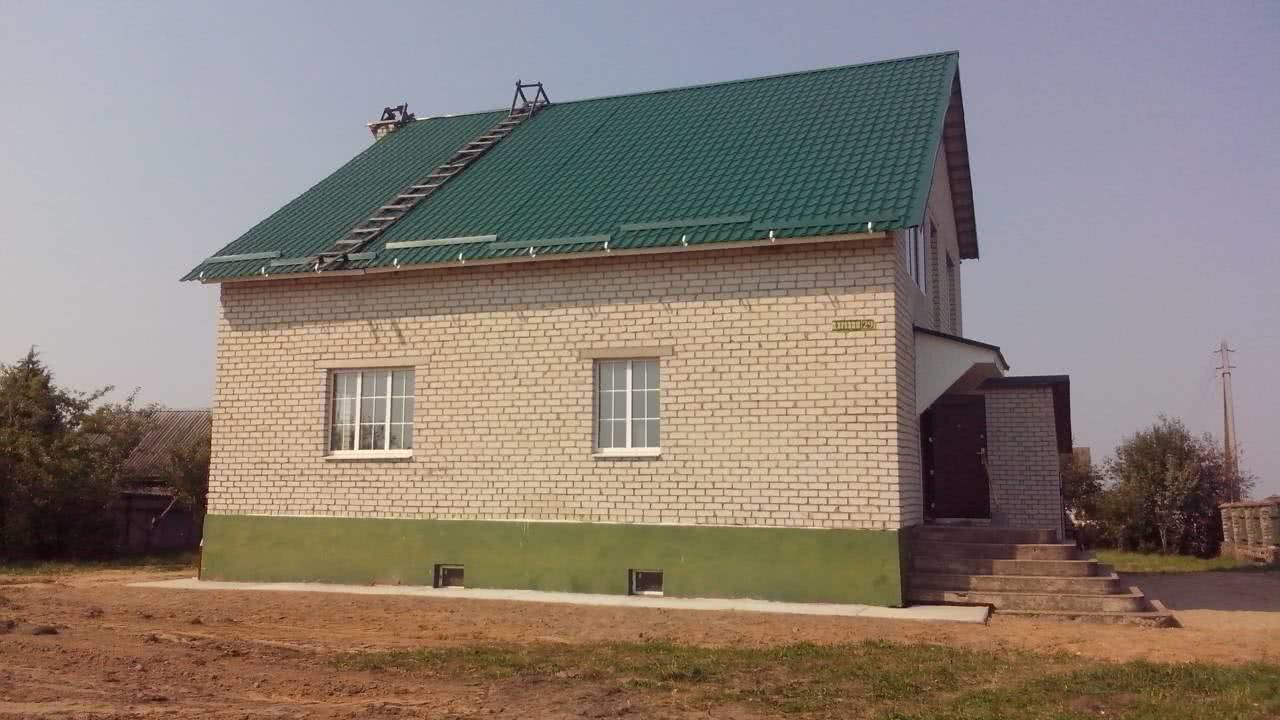
#> input picture data/images/test1/9.jpg, 1280 x 720 px
$ jupyter execute hough-transform.ipynb
#> lines starting #> are read from the running program, lines starting #| are printed output that depends on the picture; after the words box and inside, x2 and y2 are one past the last pixel; in counts of white or black regions, pixels touching at a corner belong together; long printed decimals are rounded
[cell 1]
import numpy as np
import cv2
import math
from scipy import ndimage
from skimage import io

img_before = cv2.imread('./data/images/test1/9.jpg')
#> img_before is the input picture: shape (720, 1280, 3); mean B, G, R 116.6, 125.6, 137.8
# img_before = img_before[66:213, 194:360]

img_before = img_before[45:280, 150:450]
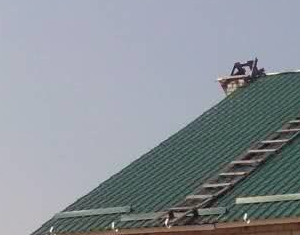
#> img_before: shape (235, 300, 3); mean B, G, R 152, 145.1, 138.8

io.imshow(img_before)

img_gray = cv2.cvtColor(img_before, cv2.COLOR_BGR2GRAY)
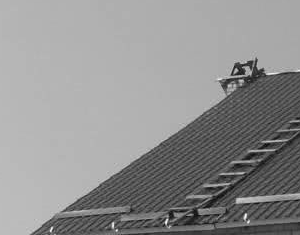
#> img_gray: shape (235, 300); min 2, max 248, mean 144
img_edges = cv2.Canny(img_gray, 100, 100, apertureSize=3)
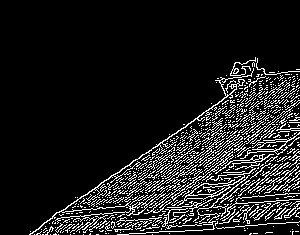
#> img_edges: shape (235, 300); 11.5% white in thin lines or dots, all inside (x1, y1, x2, y2) = (29, 57, 300, 235)
lines = cv2.HoughLinesP(img_edges, 1, math.pi / 180.0, 100, minLineLength=100, maxLineGap=5)
#> lines = [[61, 211, 172, 134], [115, 174, 250, 80], [89, 209, 214, 121], [118, 202, 230, 121], [152, 197, 296, 89], [96, 206, 243, 103], [89, 206, 239, 101], [158, 190, 271, 105], [81, 207, 234, 100], [172, 198, 298, 100], [126, 207, 228, 132]]

io.imshow(img_edges)

angles = []

for x1, y1, x2, y2 in lines[0]:
    cv2.line(img_before, (x1, y1), (x2, y2), (255, 0, 0), 3)
    angle = math.degrees(math.atan2(y2 - y1, x2 - x1))
    angles.append(angle)
#> this loop made 1 pass
#> (x1, y1, x2, y2, angle) on pass 1: (61, 211, 172, 134, -34.75)
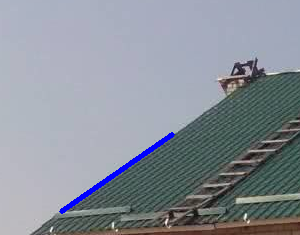
#> img_before: shape (235, 300, 3); 1.01% of pixels changed, all inside (x1, y1, x2, y2) = (59, 132, 175, 214)
#> after the loop, angles = [-34.75]

median_angle = np.median(angles)
#> median_angle = -34.75
img_rotated = ndimage.rotate(img_before, median_angle)
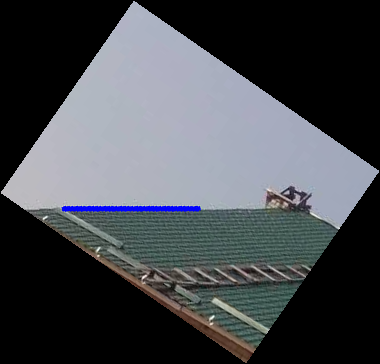
#> img_rotated: shape (364, 380, 3); mean B, G, R 77.5, 72.7, 69.6

print("Angle is {}".format(median_angle))
#| Angle is -34.749
# io.imshow('rotated.jpg', img_rotated)
#> figure, not shown here; B, G, R data is drawn as R, G, B

[cell 2]
from math import atan2
import numpy as np

def get_angle(p0, p1=np.array([0,0]), p2=None):
    ''' compute angle (in degrees) for p0p1p2 corner
    Inputs:
        p0,p1,p2 - points in the form of [x,y]
    '''
    if p2 is None:
        p2 = p1 + np.array([1, 0])
    v0 = np.array(p0) - np.array(p1)
    v1 = np.array(p2) - np.array(p1)

    angle = np.math.atan2(np.linalg.det([v0,v1]),np.dot(v0,v1))
    return np.degrees(angle)


img_raw = cv2.imread("./data/images/test1/5.jpg")  #load an image of a single battery
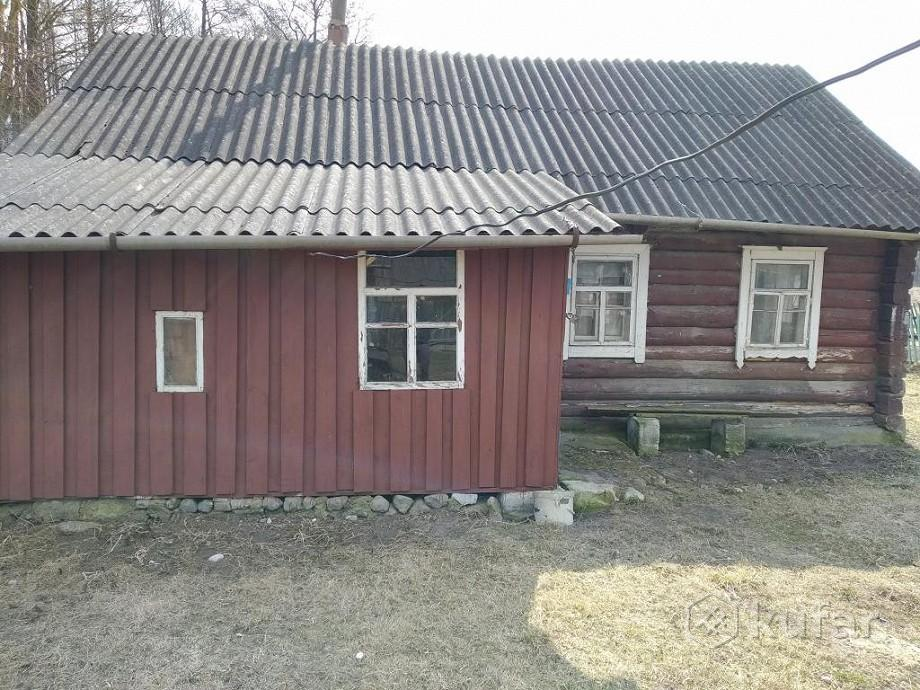
#> input picture data/images/test1/5.jpg, 920 x 690 px
#> img_raw is the input picture: shape (690, 920, 3); mean B, G, R 135.2, 137.8, 141.8
img = img_raw[234:383, 700:847]
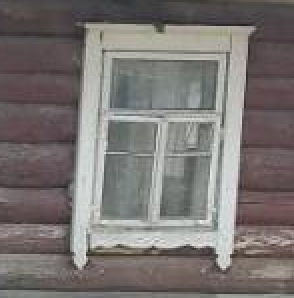
#> img: shape (149, 147, 3) (shown 2 times larger); mean B, G, R 114.5, 116.5, 121.6
img_gs = cv2.cvtColor(img, cv2.COLOR_BGR2GRAY)  #convert to grayscale

#inverted binary threshold: 1 for the battery, 0 for the background
_, thresh = cv2.threshold(img_gs, 250, 1, cv2.THRESH_BINARY_INV)
#> thresh: shape (149, 147); every value is 1

#From a matrix of pixels to a matrix of coordinates of non-black points.
#(note: mind the col/row order, pixels are accessed as [row, col]
#but when we draw, it's (x, y), so have to swap here or there)
mat = np.argwhere(thresh != 0)
#> mat = 21903 pairs, first value 0 to 148, second value 0 to 146

#let's swap here... (e. g. [[row, col], ...] to [[col, row], ...])
mat[:, [0, 1]] = mat[:, [1, 0]]
#or we could've swapped at the end, when drawing
#(e. g. center[0], center[1] = center[1], center[0], same for endpoint1 and endpoint2),
#probably better performance-wise


mat = np.array(mat).astype(np.float32) #have to convert type for PCA
#> mat = 21903 pairs, first value 0 to 146, second value 0 to 148

#mean (e. g. the geometrical center)
#and eigenvectors (e. g. directions of principal components)
m, e = cv2.PCACompute(mat, mean = np.array([]))
#> m = [[73, 74]]; e = [[0, 1], [1, 0]]

#now to draw: let's scale our primary axis by 100,
#and the secondary by 50

center = tuple(m[0])
#> center = (73, 74)
endpoint1 = tuple(m[0] + e[0]*30)
#> endpoint1 = (73, 104)
endpoint2 = tuple(m[0] + e[1]*25)
#> endpoint2 = (98, 74)

red_color = (0, 0, 255)
cv2.circle(img, center, 5, red_color)
#> img: shape (149, 147, 3); 0.13% of pixels changed, all inside (x1, y1, x2, y2) = (68, 69, 79, 80)
cv2.line(img, center, endpoint1, red_color)
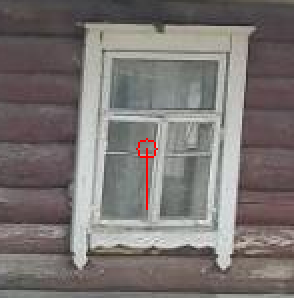
#> img: shape (149, 147, 3) (shown 2 times larger); mean B, G, R 114.2, 116.2, 121.9
cv2.line(img, center, endpoint2, red_color)
#> img: shape (149, 147, 3); 0.11% of pixels changed, all inside (x1, y1, x2, y2) = (74, 74, 99, 75)

# angle = get_angle(endpoint1 - center, endpoint2 - center)
print(center, endpoint1, endpoint2)
#| (73.0, 74.0) (73.0, 104.0) (98.0, 74.0)
io.imshow(img)
cv2.imwrite("out.png", img)
#> Out = True
